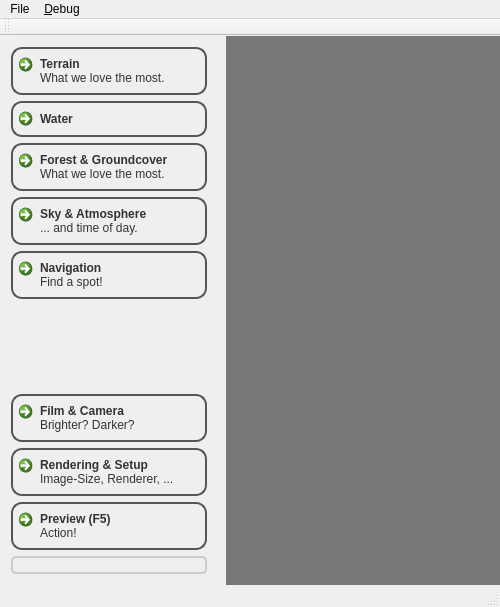
<?xml version="1.0" encoding="UTF-8"?>
<ui version="4.0">
 <class>MainWindow</class>
 <widget class="QMainWindow" name="MainWindow">
  <property name="geometry">
   <rect>
    <x>0</x>
    <y>0</y>
    <width>500</width>
    <height>607</height>
   </rect>
  </property>
  <property name="windowTitle">
   <string>picogen:CosyGui</string>
  </property>
  <property name="styleSheet">
   <string notr="true">#centralWidget {
background: qlineargradient(x1: 0, y1: 0, x2:0, y2: 1,
stop: 0 #b6b6b6, stop: 0.08 #8f8f8f,
stop: 0.4 #727272,
stop: 0.9 #5c5c5c, stop: 1 #434343);
}

QTextEdit {
background: qlineargradient(x1: 0, y1: 0, x2:1, y2: 1,
stop: 0 #655, stop: 1 #555);
color:white;
}
QAbstractSpinBox, QLineEdit, QComboBox {
background: qlineargradient(x1: 0, y1: 0, x2:1, y2: 0,
stop: 0 #655, stop: 1 #556);
color:white;
border:1px solid #fff;
border-radius:4px;
}

QComboBox {
selection-color: white;
selection-background-color: brown;
}

QComboBox QListView { /* the popup */
color: blue;
background-color: qlineargradient(x1: 0, y1: 0, x2:1, y2: 0,
stop: 0 #655, stop: 1 #556);
selection-color: gray;
selection-background-color: cyan;
}


QGroupBox {
background-color: qlineargradient(x1: 0, y1: 0, x2: 0, y2: 1,
stop: 0 rgba(135,135,135,255), stop: 1 rgba(155,155,155,255));
border: 2px solid #ccc;
border-radius: 5px;
margin-top: 2ex; /* leave space at the top for the title */
}
QGroupBox::title {
subcontrol-origin: margin;
subcontrol-position: top center; /* position at the top center */
color:white;
}
/* note that below is a hack, simply setting that to &quot;transparent&quot; does not give good results, so we set it equal to QGroupBox bg-color */
#scrollAreaWidgetContents {
background-color: qlineargradient(x1: 0, y1: 0, x2: 0, y2: 1,
stop: 0 rgba(135,135,135,255), stop: 1 rgba(155,155,155,255));
}




QPushButton {
color: #333;
border: 2px solid #555;
border-radius: 11px;
padding: 5px;
background: qradialgradient(cx: 0.3, cy: -0.4,
fx: 0.3, fy: -0.4,
radius: 1.35, stop: 0 #fff, stop: 1 #858080);
min-width: 80px;
}
QPushButton:hover {
background: qradialgradient(cx: 0.3, cy: -0.4,
fx: 0.3, fy: 0.4,
radius: 1.35, stop: 0 #ffe5d0, stop: 1 #888);
}
QPushButton:pressed {
background: qradialgradient(cx: 0.4, cy: -0.1,
fx: 0.4, fy: -0.1,
radius: 1.35, stop: 0 #fff, stop: 1 #ddd);
}
QPushButton:checked:hover {
background: qradialgradient(cx: 0.3, cy: -0.4,
fx: 0.3, fy: 0.4,
radius: 1.35,
stop: 0 #eee, stop: 1 #bbb);
}



/* Main Frame *************************************************/
#mainFrame {
background-color: #777;
}

#selectKind {
}
#selectKind QPushButton {
color: #333;
border: 2px solid #555;
border-radius: 11px;
padding: 5px;
background: qradialgradient(cx: 0.3, cy: -0.4,
fx: 0.3, fy: -0.4,
radius: 1.35, stop: 0 #fff, stop: 1 #859080);
min-width: 80px;
}
#selectKind QPushButton:hover {
background: qradialgradient(cx: 0.3, cy: -0.4,
fx: 0.3, fy: 0.4,
radius: 1.35, stop: 0 #ffe5d0, stop: 1 #888);
}
#selectKind QPushButton:pressed {
background: qradialgradient(cx: 0.4, cy: -0.1,
fx: 0.4, fy: -0.1,
radius: 1.35, stop: 0 #fff, stop: 1 #ddd);
}
#easyKind {
border: 2px solid #555;
border-radius: 11px;
border: none;
background: qlineargradient(x1: 0, y1: 0, x2:0, y2: 1,
stop: 0 #a6c6b6, stop: 0.08 #7f9f8f,
stop: 0.4 #628272,
stop: 0.9 #4c7c5c, stop: 1 #335343);
}
#toughKind{
border: 2px solid #555;
border-radius: 11px;
border: none;
background: qlineargradient(x1: 0, y1: 0, x2:0, y2: 1,
stop: 0 #c6a6b6, stop: 0.08 #9f7f8f,
stop: 0.4 #826272,
stop: 0.9 #6c4c5c, stop: 1 #533343);
}



/* Stash Frame *************************************************/
StashFrame {
max-height:32px;
min-height:32px;
border: none;
background: qlineargradient(x1: 0, y1: 0, x2:0, y2: 1,
stop: 0 #a6a6b6, stop: 0.08 #7f7f8f,
stop: 0.4 #626272,
stop: 0.9 #4c4c5c, stop: 1 #333343);
}
StashFrame QLabel {
font-weight: bold;
font-size:16px;
color:#ddd;
spacing:0px;
/*font:bold italic large;*/
}
StashFrame QPushButton {
color: #333;
border: 2px solid #555;
border-radius: 11px;
padding: 5px;
background: qradialgradient(cx: 0.3, cy: -0.4,
fx: 0.3, fy: -0.4,
radius: 1.35, stop: 0 #fff, stop: 1 #859080);
min-width: 80px;
}
StashFrame QPushButton:hover {
background: qradialgradient(cx: 0.3, cy: -0.4,
fx: 0.3, fy: 0.4,
radius: 1.35, stop: 0 #ffe5d0, stop: 1 #888);
}
StashFrame QPushButton:pressed {
background: qradialgradient(cx: 0.4, cy: -0.1,
fx: 0.4, fy: -0.1,
radius: 1.35, stop: 0 #fff, stop: 1 #ddd);
}
StashFrame QPushButton:checked:hover {
background: qradialgradient(cx: 0.3, cy: -0.4,
fx: 0.3, fy: 0.4,
radius: 1.35,
stop: 0 #fed, stop: 1 #bbb);
}



/* Navigation Frame *************************************************/
/* largely inspired by http://thesmithfam.org/blog/2009/09/17/qt-stylesheets-button-bar-tutorial/ */
#navigationFrame {
border: none;
background: qlineargradient(x1: 0, y1: 0, x2:0, y2: 1,
stop: 0 #868686, stop: 0.08 #6f6f6f,
stop: 0.4 #626262,
stop: 0.9 #4c4c4c, stop: 1 #333333);
}
#navigationFrame QPushButton {
color: #333;
border: 2px solid #555;
border-radius: 11px;
padding: 5px;
background: qradialgradient(cx: 0.3, cy: -0.4,
fx: 0.3, fy: -0.4,
radius: 1.35, stop: 0 #fff, stop: 1 #888);
min-width: 80px;
}
#navigationFrame QPushButton:checked {
color: #333;
border: 2px solid #555;
border-radius: 11px;
padding: 5px;
background: qradialgradient(cx: 0.3, cy: -0.4,
fx: 0.3, fy: 0.4,
radius: 1.35,
stop: 0 #efd, stop: 1 #888);
min-width: 80px;
}
#navigationFrame QPushButton:hover {
background: qradialgradient(cx: 0.3, cy: -0.4,
fx: 0.3, fy: -0.4,
radius: 1.35, stop: 0 #fff, stop: 1 #bbb);
}
#navigationFrame QPushButton:pressed {
background: qradialgradient(cx: 0.4, cy: -0.1,
fx: 0.4, fy: -0.1,
radius: 1.35, stop: 0 #fff, stop: 1 #ddd);
}
#navigationFrame QPushButton:checked:hover {
background: qradialgradient(cx: 0.3, cy: -0.4,
fx: 0.3, fy: 0.4,
radius: 1.35,
stop: 0 #efd, stop: 1 #bbb);
}



/* Sub Navigation Frame *************************************************/
/* largely inspired by http://thesmithfam.org/blog/2009/09/17/qt-stylesheets-button-bar-tutorial/ */
#subNavigationFrame {
border: none;
background: qlineargradient(x1: 0, y1: 0, x2: 0, y2: 1,
stop: 0 #a6a6a6,
stop: 0.08 #7f7f7f,
stop: 0.39999 #717171,
stop: 0.4 #626262,
stop: 0.9 #4c4c4c,
stop: 1 #333333);
}
#subNavigationFrame QPushButton {
color: #333;
border: 2px solid #555;
border-radius: 11px;
padding: 5px;
background: qradialgradient(cx: 0.3, cy: -0.4,
fx: 0.3, fy: -0.4,
radius: 1.35, stop: 0 #fff, stop: 1 #888);
min-width: 80px;
}
#subNavigationFrame QPushButton:checked {
color: #333;
border: 2px solid #555;
border-radius: 11px;
padding: 5px;
background: qradialgradient(cx: 0.3, cy: -0.4,
fx: 0.3, fy: 0.4,
radius: 1.35,
stop: 0 #fed, stop: 1 #888);
min-width: 80px;
}
#subNavigationFrame QPushButton:hover {
background: qradialgradient(cx: 0.3, cy: -0.4,
fx: 0.3, fy: -0.4,
radius: 1.35, stop: 0 #fff, stop: 1 #bbb);
}
#subNavigationFrame QPushButton:pressed {
background: qradialgradient(cx: 0.4, cy: -0.1,
fx: 0.4, fy: -0.1,
radius: 1.35, stop: 0 #fff, stop: 1 #ddd);
}
#subNavigationFrame QPushButton:checked:hover {
background: qradialgradient(cx: 0.3, cy: -0.4,
fx: 0.3, fy: 0.4,
radius: 1.35,
stop: 0 #fed, stop: 1 #bbb);
}</string>
  </property>
  <widget class="QWidget" name="centralWidget">
   <layout class="QHBoxLayout" name="horizontalLayout">
    <property name="spacing">
     <number>8</number>
    </property>
    <property name="margin">
     <number>0</number>
    </property>
    <item>
     <widget class="QFrame" name="navigationFrame">
      <property name="sizePolicy">
       <sizepolicy hsizetype="Maximum" vsizetype="Preferred">
        <horstretch>0</horstretch>
        <verstretch>0</verstretch>
       </sizepolicy>
      </property>
      <property name="minimumSize">
       <size>
        <width>218</width>
        <height>0</height>
       </size>
      </property>
      <layout class="QVBoxLayout" name="verticalLayout">
       <item>
        <widget class="QCommandLinkButton" name="terrainCommandLink">
         <property name="sizePolicy">
          <sizepolicy hsizetype="Preferred" vsizetype="Preferred">
           <horstretch>0</horstretch>
           <verstretch>0</verstretch>
          </sizepolicy>
         </property>
         <property name="maximumSize">
          <size>
           <width>16777215</width>
           <height>16777215</height>
          </size>
         </property>
         <property name="text">
          <string>Terrain</string>
         </property>
         <property name="icon">
          <iconset resource="resources.qrc">
           <normaloff>:/toplevel-navigation/resources/dellipack_freeforcommercial_landscape.png</normaloff>:/toplevel-navigation/resources/dellipack_freeforcommercial_landscape.png</iconset>
         </property>
         <property name="iconSize">
          <size>
           <width>40</width>
           <height>48</height>
          </size>
         </property>
         <property name="checkable">
          <bool>true</bool>
         </property>
         <property name="description">
          <string>What we love the most.</string>
         </property>
        </widget>
       </item>
       <item>
        <widget class="QCommandLinkButton" name="waterCommandLink">
         <property name="sizePolicy">
          <sizepolicy hsizetype="Preferred" vsizetype="Preferred">
           <horstretch>0</horstretch>
           <verstretch>0</verstretch>
          </sizepolicy>
         </property>
         <property name="maximumSize">
          <size>
           <width>16777215</width>
           <height>16777215</height>
          </size>
         </property>
         <property name="text">
          <string>Water</string>
         </property>
         <property name="iconSize">
          <size>
           <width>40</width>
           <height>48</height>
          </size>
         </property>
         <property name="checkable">
          <bool>true</bool>
         </property>
        </widget>
       </item>
       <item>
        <widget class="QCommandLinkButton" name="forestCommandLink">
         <property name="sizePolicy">
          <sizepolicy hsizetype="Preferred" vsizetype="Preferred">
           <horstretch>0</horstretch>
           <verstretch>0</verstretch>
          </sizepolicy>
         </property>
         <property name="maximumSize">
          <size>
           <width>16777215</width>
           <height>16777215</height>
          </size>
         </property>
         <property name="text">
          <string>Forest &amp;&amp; Groundcover</string>
         </property>
         <property name="icon">
          <iconset resource="resources.qrc">
           <normaloff>:/toplevel-navigation/resources/greenpack_cc-attribution-noncommercial-sharealike_flora.png</normaloff>:/toplevel-navigation/resources/greenpack_cc-attribution-noncommercial-sharealike_flora.png</iconset>
         </property>
         <property name="iconSize">
          <size>
           <width>40</width>
           <height>48</height>
          </size>
         </property>
         <property name="checkable">
          <bool>true</bool>
         </property>
         <property name="description">
          <string>What we love the most.</string>
         </property>
        </widget>
       </item>
       <item>
        <widget class="QCommandLinkButton" name="sunskyCommandLink">
         <property name="sizePolicy">
          <sizepolicy hsizetype="Preferred" vsizetype="Preferred">
           <horstretch>0</horstretch>
           <verstretch>0</verstretch>
          </sizepolicy>
         </property>
         <property name="text">
          <string>Sky &amp;&amp; Atmosphere</string>
         </property>
         <property name="icon">
          <iconset resource="resources.qrc">
           <normaloff>:/toplevel-navigation/skyatmosphere</normaloff>:/toplevel-navigation/skyatmosphere</iconset>
         </property>
         <property name="iconSize">
          <size>
           <width>40</width>
           <height>48</height>
          </size>
         </property>
         <property name="checkable">
          <bool>true</bool>
         </property>
         <property name="description">
          <string>... and time of day.</string>
         </property>
        </widget>
       </item>
       <item>
        <widget class="QCommandLinkButton" name="navigationCommandLink">
         <property name="sizePolicy">
          <sizepolicy hsizetype="Preferred" vsizetype="Preferred">
           <horstretch>0</horstretch>
           <verstretch>0</verstretch>
          </sizepolicy>
         </property>
         <property name="text">
          <string>Navigation</string>
         </property>
         <property name="icon">
          <iconset resource="resources.qrc">
           <normaloff>:/toplevel-navigation/resources/oldschool_freefornoncommercial_navigation.png</normaloff>:/toplevel-navigation/resources/oldschool_freefornoncommercial_navigation.png</iconset>
         </property>
         <property name="iconSize">
          <size>
           <width>40</width>
           <height>48</height>
          </size>
         </property>
         <property name="checkable">
          <bool>true</bool>
         </property>
         <property name="description">
          <string>Find a spot!</string>
         </property>
        </widget>
       </item>
       <item>
        <spacer name="verticalSpacer">
         <property name="orientation">
          <enum>Qt::Vertical</enum>
         </property>
         <property name="sizeHint" stdset="0">
          <size>
           <width>20</width>
           <height>40</height>
          </size>
         </property>
        </spacer>
       </item>
       <item>
        <widget class="QCommandLinkButton" name="filmCommandLink">
         <property name="sizePolicy">
          <sizepolicy hsizetype="Preferred" vsizetype="Preferred">
           <horstretch>0</horstretch>
           <verstretch>0</verstretch>
          </sizepolicy>
         </property>
         <property name="maximumSize">
          <size>
           <width>16777215</width>
           <height>16777215</height>
          </size>
         </property>
         <property name="text">
          <string>Film &amp;&amp; Camera</string>
         </property>
         <property name="icon">
          <iconset resource="resources.qrc">
           <normaloff>:/toplevel-navigation/resources/darkglass_gpl_film.png</normaloff>:/toplevel-navigation/resources/darkglass_gpl_film.png</iconset>
         </property>
         <property name="iconSize">
          <size>
           <width>40</width>
           <height>48</height>
          </size>
         </property>
         <property name="checkable">
          <bool>true</bool>
         </property>
         <property name="description">
          <string>Brighter? Darker?</string>
         </property>
        </widget>
       </item>
       <item>
        <widget class="QCommandLinkButton" name="renderingSetupCommandLink">
         <property name="sizePolicy">
          <sizepolicy hsizetype="Preferred" vsizetype="Preferred">
           <horstretch>0</horstretch>
           <verstretch>0</verstretch>
          </sizepolicy>
         </property>
         <property name="maximumSize">
          <size>
           <width>16777215</width>
           <height>16777215</height>
          </size>
         </property>
         <property name="text">
          <string>Rendering &amp;&amp; Setup</string>
         </property>
         <property name="icon">
          <iconset resource="resources.qrc">
           <normaloff>:/toplevel-navigation/resources/oxygen_gpl_screen.png</normaloff>:/toplevel-navigation/resources/oxygen_gpl_screen.png</iconset>
         </property>
         <property name="iconSize">
          <size>
           <width>40</width>
           <height>48</height>
          </size>
         </property>
         <property name="checkable">
          <bool>true</bool>
         </property>
         <property name="description">
          <string>Image-Size, Renderer, ...</string>
         </property>
        </widget>
       </item>
       <item>
        <widget class="QCommandLinkButton" name="renderCommandLink">
         <property name="sizePolicy">
          <sizepolicy hsizetype="Preferred" vsizetype="Preferred">
           <horstretch>0</horstretch>
           <verstretch>0</verstretch>
          </sizepolicy>
         </property>
         <property name="text">
          <string>Preview (F5)</string>
         </property>
         <property name="icon">
          <iconset resource="resources.qrc">
           <normaloff>:/toplevel-navigation/resources/sleekxp_cc-noncommercial_render.png</normaloff>:/toplevel-navigation/resources/sleekxp_cc-noncommercial_render.png</iconset>
         </property>
         <property name="iconSize">
          <size>
           <width>48</width>
           <height>48</height>
          </size>
         </property>
         <property name="shortcut">
          <string>F5</string>
         </property>
         <property name="description">
          <string>Action!</string>
         </property>
        </widget>
       </item>
       <item>
        <widget class="QGroupBox" name="groupBox">
         <property name="title">
          <string/>
         </property>
         <layout class="QVBoxLayout" name="verticalLayout_3">
          <property name="margin">
           <number>0</number>
          </property>
          <item>
           <widget class="RenderWidget" name="renderWidget" native="true"/>
          </item>
         </layout>
        </widget>
       </item>
      </layout>
     </widget>
    </item>
    <item>
     <widget class="QFrame" name="mainFrame">
      <property name="frameShape">
       <enum>QFrame::NoFrame</enum>
      </property>
      <layout class="QVBoxLayout" name="verticalLayout_4">
       <property name="spacing">
        <number>0</number>
       </property>
       <property name="margin">
        <number>0</number>
       </property>
       <item>
        <widget class="QStackedWidget" name="stackedWidget">
         <property name="currentIndex">
          <number>0</number>
         </property>
         <widget class="FilmSettingsAndCamera" name="filmSettingsAndCamera"/>
         <widget class="NavigationWindow" name="navigation"/>
         <widget class="TerrainWindow" name="terrain"/>
         <widget class="SunSkyWindow" name="sunSky"/>
         <widget class="TwinRenderSettingsWindow" name="renderingSetup"/>
         <widget class="WaterWindow" name="water"/>
        </widget>
       </item>
      </layout>
     </widget>
    </item>
   </layout>
  </widget>
  <widget class="QMenuBar" name="menuBar">
   <property name="geometry">
    <rect>
     <x>0</x>
     <y>0</y>
     <width>500</width>
     <height>25</height>
    </rect>
   </property>
   <widget class="QMenu" name="menuFile">
    <property name="title">
     <string>File</string>
    </property>
    <addaction name="actionSave"/>
    <addaction name="actionLoad"/>
   </widget>
   <widget class="QMenu" name="menu_Debug">
    <property name="title">
     <string>&amp;Debug</string>
    </property>
    <addaction name="action_Stylesheet"/>
    <addaction name="actionShow_redshift_file"/>
    <addaction name="actionShow_redshift_file_used_for_last_rendering"/>
   </widget>
   <addaction name="menuFile"/>
   <addaction name="menu_Debug"/>
  </widget>
  <widget class="QToolBar" name="mainToolBar">
   <attribute name="toolBarArea">
    <enum>TopToolBarArea</enum>
   </attribute>
   <attribute name="toolBarBreak">
    <bool>false</bool>
   </attribute>
  </widget>
  <widget class="QStatusBar" name="statusBar"/>
  <action name="actionSave">
   <property name="text">
    <string>&amp;Save</string>
   </property>
   <property name="shortcut">
    <string>Ctrl+S</string>
   </property>
  </action>
  <action name="actionLoad">
   <property name="text">
    <string>&amp;Load</string>
   </property>
   <property name="shortcut">
    <string>Ctrl+L</string>
   </property>
  </action>
  <action name="action_Stylesheet">
   <property name="text">
    <string>&amp;Stylesheet</string>
   </property>
  </action>
  <action name="actionShow_redshift_file">
   <property name="text">
    <string>Show &amp;redshift file</string>
   </property>
  </action>
  <action name="actionShow_redshift_file_used_for_last_rendering">
   <property name="text">
    <string>Show redshift file used for last rendering</string>
   </property>
  </action>
 </widget>
 <layoutdefault spacing="6" margin="11"/>
 <customwidgets>
  <customwidget>
   <class>RenderWidget</class>
   <extends>QWidget</extends>
   <header>renderwidget.h</header>
   <container>1</container>
  </customwidget>
  <customwidget>
   <class>TerrainWindow</class>
   <extends>QWidget</extends>
   <header>terrainwindow.h</header>
   <container>1</container>
  </customwidget>
  <customwidget>
   <class>SunSkyWindow</class>
   <extends>QWidget</extends>
   <header>sunskywindow.h</header>
   <container>1</container>
  </customwidget>
  <customwidget>
   <class>NavigationWindow</class>
   <extends>QWidget</extends>
   <header>navigationwindow.h</header>
   <container>1</container>
  </customwidget>
  <customwidget>
   <class>TwinRenderSettingsWindow</class>
   <extends>QWidget</extends>
   <header>twinrendersettingswindow.h</header>
   <container>1</container>
  </customwidget>
  <customwidget>
   <class>WaterWindow</class>
   <extends>QWidget</extends>
   <header>waterwindow.h</header>
   <container>1</container>
  </customwidget>
  <customwidget>
   <class>FilmSettingsAndCamera</class>
   <extends>QWidget</extends>
   <header>filmsettingsandcamera.h</header>
   <container>1</container>
  </customwidget>
 </customwidgets>
 <resources>
  <include location="resources.qrc"/>
 </resources>
 <connections/>
</ui>
